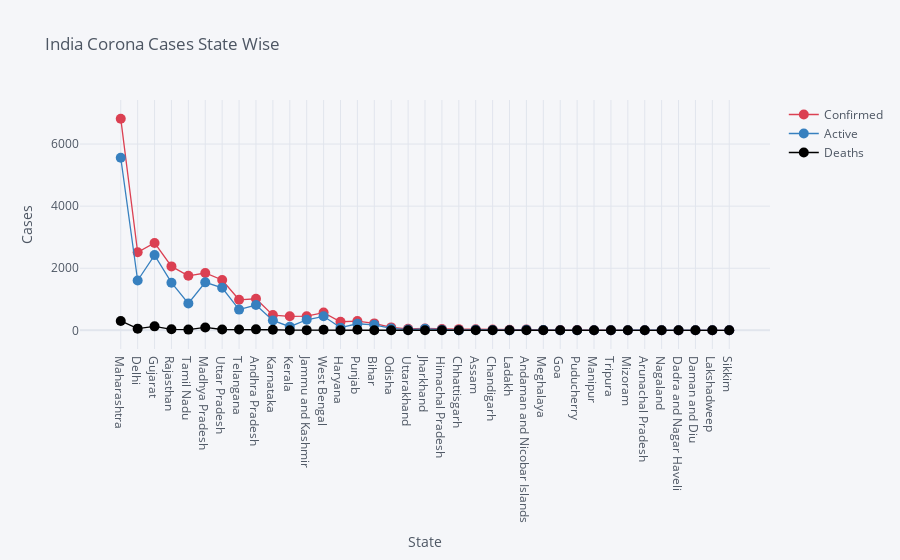

The cell this chart's notebook holds for it:
### Code cell
## Scatter plot using plotly
df.iplot(kind='scatter',x='State',y=['Confirmed','Active','Deaths'],mode='markers+lines',
         title="India Corona Cases State Wise",xTitle='State',yTitle='Cases',
        colors=['red','blue','black'],size=10)

### Figure 1 — Plotly figure (JSON) as saved in the notebook; plotly's stock layout.template omitted (floating-point values rounded to 4 significant figures)
{"data": [{"line": {"color": "rgba(219, 64, 82, 1.0)", "dash": "solid", "shape": "linear", "width": 1.3}, "marker": {"size": 10, "symbol": "circle"}, "mode": "markers+lines", "name": "Confirmed", "text": "", "type": "scatter", "x": ["Maharashtra", "Delhi", "Gujarat", "Rajasthan", "Tamil Nadu", "Madhya Pradesh", "Uttar Pradesh", "Telangana", "Andhra Pradesh", "Karnataka", "Kerala", "Jammu and Kashmir", "West Bengal", "Haryana", "Punjab", "Bihar", "Odisha", "Uttarakhand", "Jharkhand", "Himachal Pradesh", "Chhattisgarh", "Assam", "Chandigarh", "Ladakh", "Andaman and Nicobar Islands", "Meghalaya", "Goa", "Puducherry", "Manipur", "Tripura", "Mizoram", "Arunachal Pradesh", "Nagaland", "Dadra and Nagar Haveli", "Daman and Diu", "Lakshadweep", "Sikkim"], "y": [6817, 2514, 2815, 2059, 1755, 1846, 1621, 983, 1016, 489, 450, 454, 571, 275, 298, 223, 94, 48, 59, 40, 37, 36, 27, 18, 29, 12, 7, 7, 2, 2, 1, 1, 0, 0, 0, 0, 0]}, {"line": {"color": "rgba(55, 128, 191, 1.0)", "dash": "solid", "shape": "linear", "width": 1.3}, "marker": {"size": 10, "symbol": "circle"}, "mode": "markers+lines", "name": "Active", "text": "", "type": "scatter", "x": ["Maharashtra", "Delhi", "Gujarat", "Rajasthan", "Tamil Nadu", "Madhya Pradesh", "Uttar Pradesh", "Telangana", "Andhra Pradesh", "Karnataka", "Kerala", "Jammu and Kashmir", "West Bengal", "Haryana", "Punjab", "Bihar", "Odisha", "Uttarakhand", "Jharkhand", "Himachal Pradesh", "Chhattisgarh", "Assam", "Chandigarh", "Ladakh", "Andaman and Nicobar Islands", "Meghalaya", "Goa", "Puducherry", "Manipur", "Tripura", "Mizoram", "Arunachal Pradesh", "Nagaland", "Dadra and Nagar Haveli", "Daman and Diu", "Lakshadweep", "Sikkim"], "y": [5559, 1604, 2423, 1534, 867, 1544, 1370, 667, 814, 318, 116, 340, 450, 86, 211, 177, 60, 23, 48, 20, 5, 16, 12, 2, 18, 11, 0, 3, 0, 0, 1, 0, 0, 0, 0, 0, 0]}, {"line": {"color": "rgba(0, 0, 0, 1.0)", "dash": "solid", "shape": "linear", "width": 1.3}, "marker": {"size": 10, "symbol": "circle"}, "mode": "markers+lines", "name": "Deaths", "text": "", "type": "scatter", "x": ["Maharashtra", "Delhi", "Gujarat", "Rajasthan", "Tamil Nadu", "Madhya Pradesh", "Uttar Pradesh", "Telangana", "Andhra Pradesh", "Karnataka", "Kerala", "Jammu and Kashmir", "West Bengal", "Haryana", "Punjab", "Bihar", "Odisha", "Uttarakhand", "Jharkhand", "Himachal Pradesh", "Chhattisgarh", "Assam", "Chandigarh", "Ladakh", "Andaman and Nicobar Islands", "Meghalaya", "Goa", "Puducherry", "Manipur", "Tripura", "Mizoram", "Arunachal Pradesh", "Nagaland", "Dadra and Nagar Haveli", "Daman and Diu", "Lakshadweep", "Sikkim"], "y": [301, 53, 127, 32, 22, 92, 25, 25, 31, 18, 3, 5, 18, 3, 17, 2, 1, 0, 3, 2, 0, 1, 0, 0, 0, 1, 0, 0, 0, 0, 0, 0, 0, 0, 0, 0, 0]}], "layout": {"legend": {"bgcolor": "#F5F6F9", "font": {"color": "#4D5663"}}, "paper_bgcolor": "#F5F6F9", "plot_bgcolor": "#F5F6F9", "title": {"font": {"color": "#4D5663"}, "text": "India Corona Cases State Wise"}, "xaxis": {"gridcolor": "#E1E5ED", "showgrid": true, "tickfont": {"color": "#4D5663"}, "title": {"font": {"color": "#4D5663"}, "text": "State"}, "zerolinecolor": "#E1E5ED"}, "yaxis": {"gridcolor": "#E1E5ED", "showgrid": true, "tickfont": {"color": "#4D5663"}, "title": {"font": {"color": "#4D5663"}, "text": "Cases"}, "zerolinecolor": "#E1E5ED"}}}
